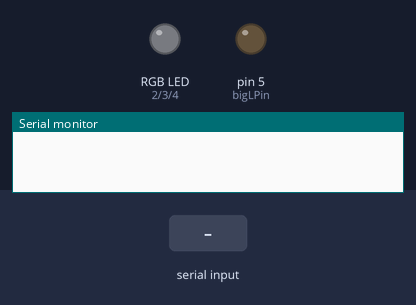
A sketch run on a simulated Arduino Uno, built with avr-gcc and run on an emulated ATmega328P. On the bench: an RGB LED mixed from three pins (HIGH = lit), output pins drawn as LEDs (lit = HIGH), the last lines printed to the serial monitor. Inputs (shaded band) come from the test bench.

Above: at 1.7 s.
1.8 s: "0" received over Serial
At 2.9 s:
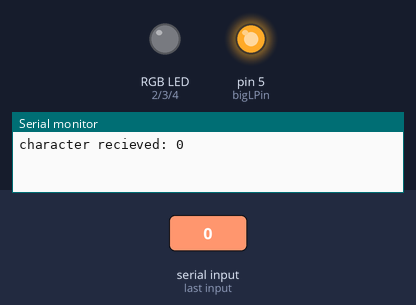
3.3 s: "1" received over Serial
At 4.1 s:
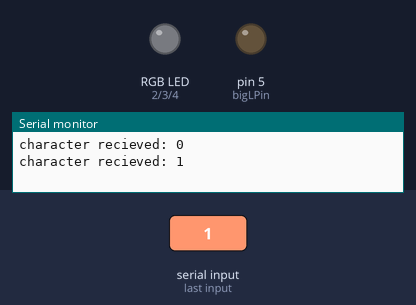
Timing chart, 0 to 6.3 s (numbered marks = the images above; inputs shaded):
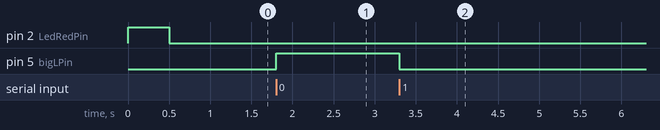

The sketch:

BigL.ino
```cpp
int bigLPin = 5;
int LedRedPin = 2;
int LedGreenPin = 3;
int LedBluePin = 4;

void setup(){
     Serial.begin(9600);
     pinMode(bigLPin, OUTPUT);
     pinMode(LedRedPin, OUTPUT);
     pinMode(LedGreenPin, OUTPUT);
     pinMode(LedBluePin, OUTPUT);

     LedRGB(255,0,0);
     delay(500);
     LedRGB(0,0,0);
}

void loop(){
    char input;
    if (Serial.available()) {
       input = Serial.read();
       Serial.print("character recieved: ");
       Serial.println(input);

       if (input == '0')
       {
         digitalWrite(bigLPin, HIGH);
       }
       else
       {
         digitalWrite(bigLPin, LOW);
       }
   }
}

void LedFade(int R, int G, int B)
{
    for(int fadeValue = 0; fadeValue <= 255; fadeValue +=5) {
      analogWrite(LedRedPin, (R * fadeValue / 255));
      analogWrite(LedGreenPin, (G * fadeValue / 255));
      analogWrite(LedBluePin, (B * fadeValue / 255));
      delay(30);
    }

    for(int fadeValue = 255 ; fadeValue >= 0; fadeValue -=5) {
      analogWrite(LedRedPin, (R * fadeValue / 255));
      analogWrite(LedGreenPin, (G * fadeValue / 255));
      analogWrite(LedBluePin, (B * fadeValue / 255));
      delay(30);
    }
}

void LedRGB(int R, int G, int B)
{
    analogWrite(LedRedPin, R);
    analogWrite(LedGreenPin, G);
    analogWrite(LedBluePin, B);
}
```

Measured:
- after the input at 1.8 s, pin 5 (bigLPin): LOW → HIGH at once
- after the input at 3.3 s, pin 5 (bigLPin): HIGH → LOW at once
